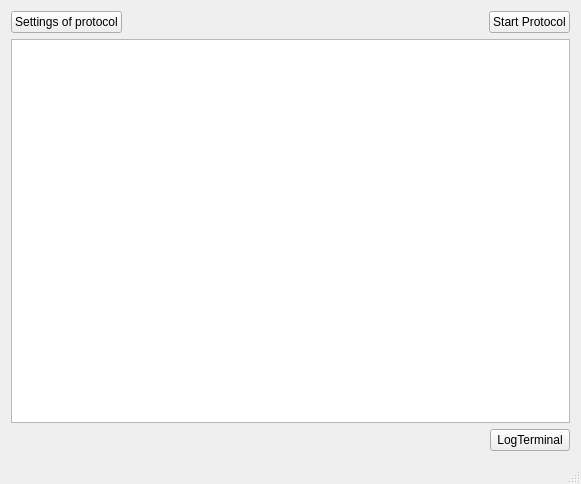
<?xml version="1.0" encoding="UTF-8"?>
<ui version="4.0">
 <class>MainWindow</class>
 <widget class="QMainWindow" name="MainWindow">
  <property name="geometry">
   <rect>
    <x>0</x>
    <y>0</y>
    <width>581</width>
    <height>484</height>
   </rect>
  </property>
  <property name="windowTitle">
   <string>MainWindow</string>
  </property>
  <widget class="QWidget" name="centralWidget">
   <layout class="QVBoxLayout" name="verticalLayout">
    <item>
     <layout class="QHBoxLayout" name="horizontalLayout">
      <item>
       <widget class="QPushButton" name="set_of_conButton">
        <property name="text">
         <string>Settings of protocol</string>
        </property>
       </widget>
      </item>
      <item>
       <spacer name="horizontalSpacer">
        <property name="orientation">
         <enum>Qt::Horizontal</enum>
        </property>
        <property name="sizeHint" stdset="0">
         <size>
          <width>40</width>
          <height>20</height>
         </size>
        </property>
       </spacer>
      </item>
      <item>
       <widget class="QPushButton" name="startProtocolButton">
        <property name="text">
         <string>Start Protocol</string>
        </property>
       </widget>
      </item>
     </layout>
    </item>
    <item>
     <widget class="QPlainTextEdit" name="protocolStagesTextEdit">
      <property name="focusPolicy">
       <enum>Qt::NoFocus</enum>
      </property>
     </widget>
    </item>
    <item>
     <layout class="QHBoxLayout" name="horizontalLayout_2">
      <item>
       <spacer name="horizontalSpacer_2">
        <property name="orientation">
         <enum>Qt::Horizontal</enum>
        </property>
        <property name="sizeHint" stdset="0">
         <size>
          <width>40</width>
          <height>20</height>
         </size>
        </property>
       </spacer>
      </item>
      <item>
       <widget class="QPushButton" name="termButton">
        <property name="text">
         <string>LogTerminal</string>
        </property>
       </widget>
      </item>
     </layout>
    </item>
   </layout>
  </widget>
  <widget class="QMenuBar" name="menuBar">
   <property name="geometry">
    <rect>
     <x>0</x>
     <y>0</y>
     <width>581</width>
     <height>25</height>
    </rect>
   </property>
  </widget>
  <widget class="QStatusBar" name="statusBar"/>
 </widget>
 <layoutdefault spacing="6" margin="11"/>
 <resources/>
 <connections/>
</ui>
